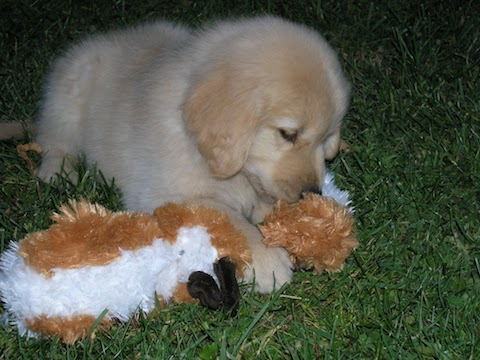
#> input picture source_scripts/puppy.jpg, 480 x 360 px
$ python average_color.py
#> lines starting #> are read from the running program, lines starting #| are printed output that depends on the picture; long printed decimals are rounded
import cv2
import numpy as np

img = cv2.imread('puppy.jpg')
#> img is the input picture: shape (360, 480, 3); mean B, G, R 74.5, 89.7, 87.3
height, width, _ = np.shape(img)
#> height = 360; width = 480

# calculate the average color of each row of our image
avg_color_per_row = np.average(img, axis=0)
#> avg_color_per_row = 480 rows, first 8: [43.23, 50.76, 40.66], [47, 54.46, 44.01], [50.15, 56.86, 46.31], [51.66, 57.71, 46.99], [51.69, 57, 46.21], [55.72, 60.84, 49.77], [60.05, 64.89, 53.91], [59.86, 64.9, 53.94]

# calculate the averages of our rows
avg_colors = np.average(avg_color_per_row, axis=0)
#> avg_colors = [74.5, 89.68, 87.26]

# avg_color is a tuple in BGR order of the average colors
# but as float values
print(f'avg_colors: {avg_colors}')
#| avg_colors: [74.498 89.682 87.261]

# so, convert that array to integers
int_averages = np.array(avg_colors, dtype=np.uint8)
#> int_averages = [74, 89, 87]
print(f'int_averages: {int_averages}')
#| int_averages: [74 89 87]

# create a new image of the same height/width as the original
average_image = np.zeros((height, width, 3), np.uint8)
# and fill its pixels with our average color
average_image[:] = int_averages
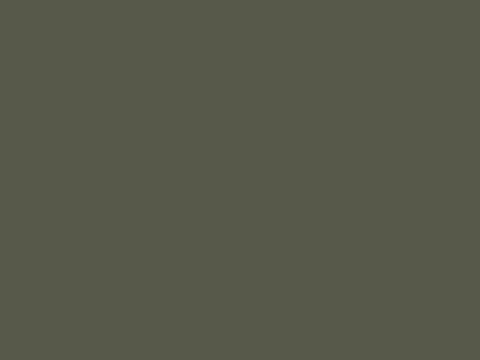
#> average_image: shape (360, 480, 3); mean of channels 0, 1, 2 74, 89, 87; drawn as B, G, R

# finally, show it side-by-side with the original
cv2.imshow("Avg Color", np.hstack([img, average_image]))
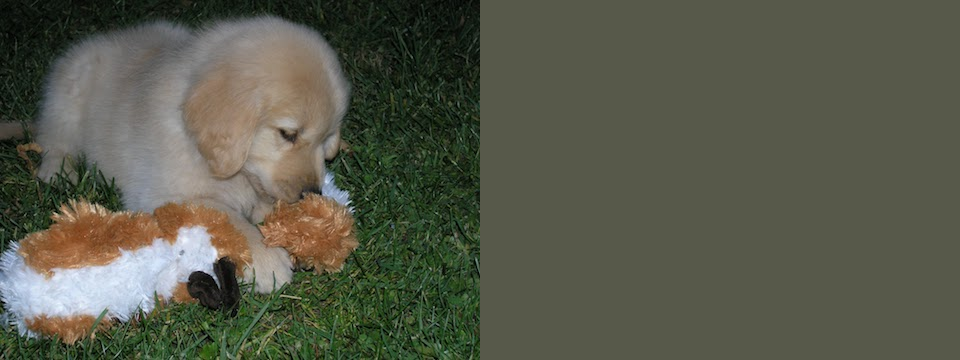
#> window 'Avg Color': shape (360, 960, 3); mean B, G, R 74.2, 89.3, 87.1
cv2.waitKey(0)
